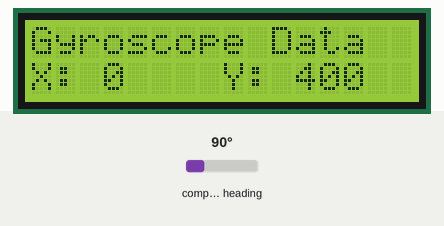
This sketch was run on a simulated Arduino Uno, built with avr-gcc and run on an emulated ATmega328P. Parts: 16×2 character LCD. Wiring (inferred from the names in the program): HMC5883L compass at I2C address 0x1E. The test bench sets the inputs (shaded band); at power-on: compass heading 90°.

Above: at 1.2 s.
1.3 s: compass heading set to 7°
At 2.3 s:
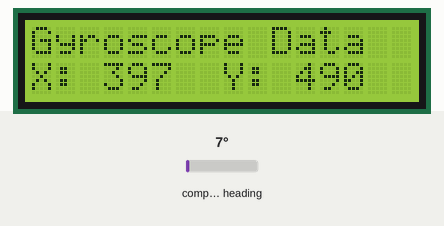
3.1 s: compass heading set to 90°
At 3.9 s:
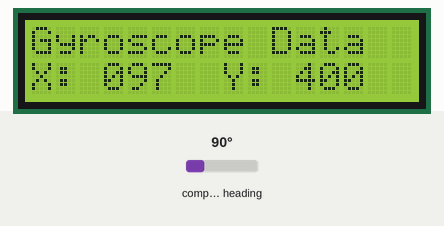
4.6 s: compass heading set to 180°
At 5.4 s:
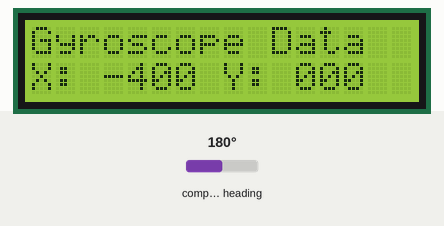
Timing chart, 0 to 7.6 s (numbered marks = the images above; inputs shaded):
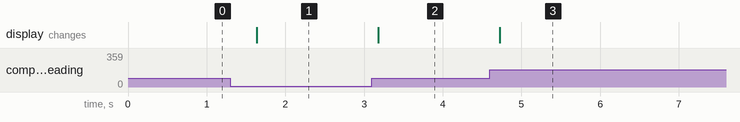

The sketch:

combined.ino
```cpp
#include <SoftwareSerial.h>
#include <Wire.h>
#include <LiquidCrystal_I2C.h>

SoftwareSerial SwSerial(10, 11); // RX, TX
LiquidCrystal_I2C lcd(0x3F, 2, 1, 0, 4, 5, 6, 7, 3, POSITIVE);

#include <Wire.h>

#define address 0x1E //0011110b, I2C 7bit address of HMC5883

static byte databuf[10] = {0};

static byte buf[17] = {0};
static bool bEn = false;

void clearBuf()
{
  for(int i=0; i<17; i++)
    buf[i] = 0;
}

void setup(){
  //Initialize Serial and I2C communications
  Serial.begin(115200);
  Wire.begin();
  //Put the HMC5883 IC into the correct operating mode
  Wire.beginTransmission(address); //open communication with HMC5883
  Wire.write(0x02); //select mode register
  Wire.write(0x00); //continuous measurement mode
  Wire.endTransmission();

  lcd.begin(16,2);
  lcd.backlight();
  lcd.setCursor(0,0);
  lcd.print("Gyroscope Data");

  databuf[0] = 0xff;
  databuf[1] = 0x11;
  databuf[2] = 0xdd;
}

void loop(){

  int x,y,z; //triple axis data
  int x1, x2, y1, y2;
  int xmin,xmax,ymin,ymax,zmin,zmax;
  xmin=0; xmax=0; ymax=0; ymin = 0; zmin=0;zmax=0;
  //Tell the HMC5883 where to begin reading data
  Wire.beginTransmission(address);
  Wire.write(0x03); //select register 3, X MSB register
  Wire.endTransmission();

 //Read data from each axis, 2 registers per axis
  Wire.requestFrom(address, 6);
  if(6<=Wire.available()){
    x1 = Wire.read()<<8; //X msb
    x2 = Wire.read(); //X lsb
    x = x1 | x2;
    z = Wire.read()<<8; //Z msb
    z |= Wire.read(); //Z lsb
    y1 = Wire.read()<<8; //Y msb
    y2 = Wire.read(); //Y lsb
    y = y1 | y2;
  }

    databuf[3] = x1;
    databuf[4] = x2;
    databuf[5] = y1;
    databuf[6] = y2;
    databuf[7] = 0x00;


  lcd.setCursor(0,1);
  lcd.print("X: ");
  lcd.setCursor(3,1);
  lcd.print(x);
  lcd.setCursor(8,1);
  lcd.print("Y: ");
  lcd.setCursor(11,1);
  lcd.print(y);

  Serial.println();

//  Serial.print("  z: ");
//  Serial.println(z);
  delay(500);
}
```

Measured:
- after the input at 1.3 s, the display: changes after 0.34 s (image 1)
- after the input at 3.1 s, the display: changes after 0.08 s (image 2)
- after the input at 4.6 s, the display: changes after 0.12 s (image 3)
